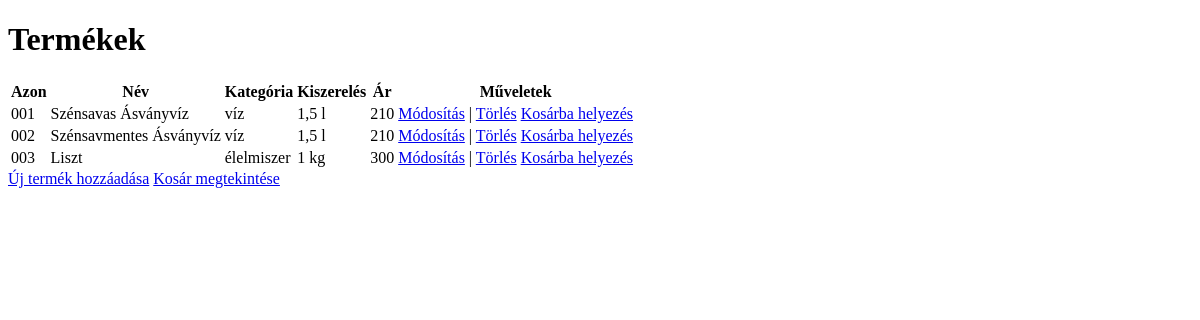
Page /termekek/ (signed in) on the earlier database version.
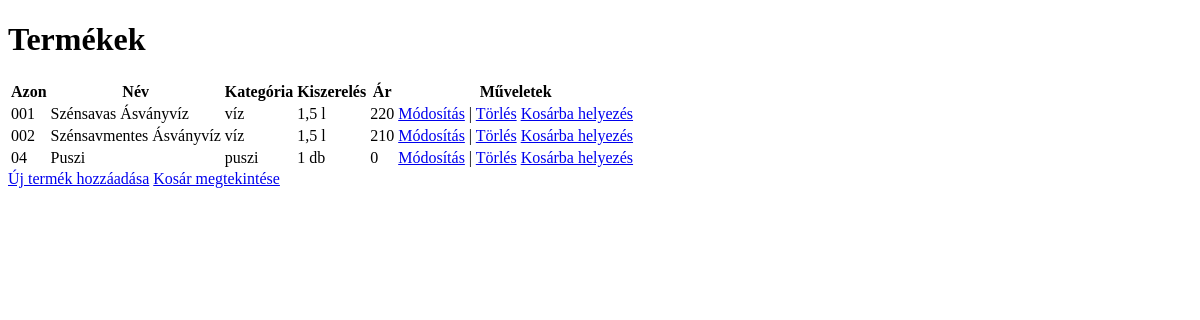
Same page on the later database version.
### Fooldal/models.py (models this page shows)
class Termek(models.Model):
    Azon = models.CharField(max_length=10)
    Nev = models.CharField(max_length=100)
    Kategoria = models.CharField(max_length=50)
    Kiszereles = models.CharField(max_length=10)
    Ar=models.IntegerField()

### Fooldal/views.py (the view)
# urls.py: path('termekek/', views.termek_list, name='termek-list'),
@login_required
def termek_list(request):
    termekek = Termek.objects.all()
    return render(request, 'termek_list.html', {'termekek': termekek})

### Fooldal/templates/termek_list.html (shortened to what this page needs)
<!DOCTYPE html>
<html>
<head>
</head>
<body>
    <h1>Termékek</h1>
    <table>
        <tr>
            <th>Azon</th>
            <th>Név</th>
            <th>Kategória</th>
            <th>Kiszerelés</th>
            <th>Ár</th>
            <th>Műveletek</th>
        </tr>
        {% for termek in termekek %}
        <tr>
            <td>{{ termek.Azon }}</td>
            <td>{{ termek.Nev }}</td>
            <td>{{ termek.Kategoria }}</td>
            <td>{{ termek.Kiszereles }}</td>
            <td>{{ termek.Ar }}</td>
            <td>
                <a href="{% url 'termek-update' termek.id %}">Módosítás</a> |
                <a href="{% url 'termek-delete' termek.id %}">Törlés</a>
                <a href="{% url 'add_to_cart' termek.id %}">Kosárba helyezés</a>
            </td>
        </tr>
        {% endfor %}
    </table>
    <a href="{% url 'termek-create' %}">Új termék hozzáadása</a>
    <a href="{% url 'view_cart' %}">Kosár megtekintése</a>
</body>
</html>

Differences in the rows shown:
removed Termek: Azon "003", Nev "Liszt", Kategoria "élelmiszer", Kiszereles "1 kg", Ar "300"
changed Termek "Szénsavas Ásványvíz": Ar "210" → "220"
added Termek: Azon "04", Nev "Puszi", Kategoria "puszi", Kiszereles "1 db", Ar "0"
